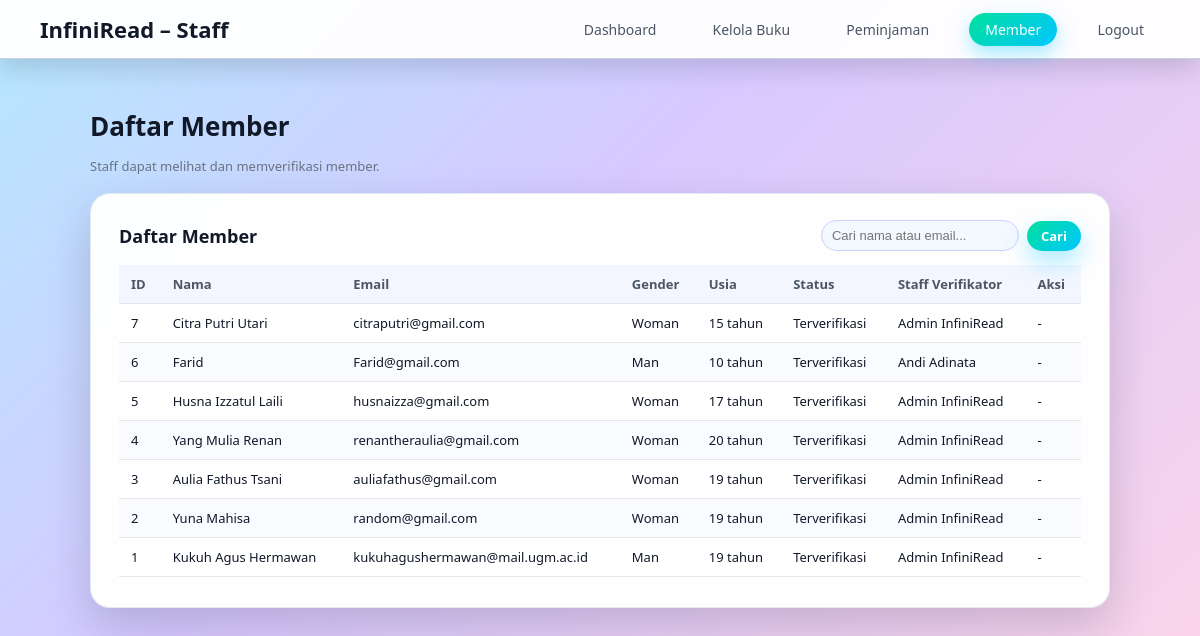
Screenshot of /frontend/pages/staff/members.php (signed in) with the database file from the repository.
### tables this page shows
CREATE TABLE `member` (
  `Mem_ID` int(11) NOT NULL,
  `Full_Name` varchar(100) NOT NULL,
  `Gender` enum('Man','Woman') NOT NULL,
  `Date_of_Birth` date NOT NULL,
  `Email` varchar(50) NOT NULL,
  `Password` varchar(255) NOT NULL,
  `City_ID` int(11) NOT NULL,
  `Staff_ID` int(11) NOT NULL,
  `Is_Verified` tinyint(1) NOT NULL DEFAULT 0
);

CREATE TABLE `staff` (
  `Staff_ID` int(11) NOT NULL,
  `Staff_Name` varchar(100) NOT NULL,
  `Position` varchar(50) NOT NULL,
  `Email` varchar(100) NOT NULL,
  `Password` varchar(255) NOT NULL DEFAULT 'masuk123'
);

### backend/models/Member.php (called while the page is built, shortened)
<?php
class Member
{
public static function all($mysqli) {
    $sql = "
        SELECT m.Mem_ID, m.Full_Name, m.Email, m.Gender,
               m.Is_Verified, m.Date_of_Birth,
               s.Staff_Name
        FROM member m
        LEFT JOIN staff s ON m.Staff_ID = s.Staff_ID
        ORDER BY m.Mem_ID DESC
    ";
    $result = $mysqli->query($sql);
    return $result;
}
}

### frontend/pages/staff/members.php (the view, shortened to what this page needs)
<?php
require_once __DIR__ . '/../../../backend/middleware/AuthMiddleware.php';
require_once __DIR__ . '/../../../backend/models/Member.php';
$keyword = trim($_GET['q'] ?? '');
if ($keyword !== '') {
    $like = '%' . $keyword . '%';
    $stmt = $mysqli->prepare("
        SELECT
            m.*,
            s.Staff_Name
        FROM member m
        LEFT JOIN staff s ON m.Staff_ID = s.Staff_ID
        WHERE m.Full_Name LIKE ?
           OR m.Email     LIKE ?
        ORDER BY m.Mem_ID ASC
    ");
    $stmt->bind_param('ss', $like, $like);
    $stmt->execute();
    $rows = $stmt->get_result()->fetch_all(MYSQLI_ASSOC);
    $stmt->close();
} else {
    $rows = Member::all($mysqli);
}
?>
<!DOCTYPE html>
<html lang="id">
<head>
  <link rel="stylesheet" href="/frontend/assets/css/global.css">
  <link rel="stylesheet" href="/frontend/assets/css/dashboard.css">
</head>
<body>
<?php include __DIR__ . '/../../components/navbar_staff.php'; ?>
<div class="page-wrap">
  <h1 class="page-title">Daftar Member</h1>
  <p class="subtitle">Staff dapat melihat dan memverifikasi member.</p>
  <div class="card">
    <div class="table-header">
      <div class="table-title">Daftar Member</div>
      <form method="get" class="search-box">
        <input
          type="text"
          name="q"
          class="search-input"
          placeholder="Cari nama atau email..."
          value="<?= htmlspecialchars($keyword) ?>"
        >
        <button type="submit" class="btn-primary">Cari</button>
      </form>
    </div>
    <table class="data-table">
      <thead>
        <tr>
          <th>ID</th>
          <th>Nama</th>
          <th>Email</th>
          <th>Gender</th>
          <th>Usia</th>
          <th>Status</th>
          <th>Staff Verifikator</th>
          <th>Aksi</th>
        </tr>
      </thead>
      <tbody>
      <?php foreach ($rows as $m): ?>
        <?php
          $ageText = '-';
          if (!empty($m['Date_of_Birth'])) {
              try {
                  $dob   = new DateTime($m['Date_of_Birth']);
                  $today = new DateTime();
                  $age   = $today->diff($dob)->y;
                  $ageText = $age . ' tahun';
              } catch (Exception $e) {
                  $ageText = '-';
              }
          }
          $statusText = ((int)$m['Is_Verified'] === 1) ? 'Terverifikasi' : 'Menunggu';
        ?>
        <tr>
          <td><?= (int)$m['Mem_ID'] ?></td>
          <td><?= htmlspecialchars($m['Full_Name']) ?></td>
          <td><?= htmlspecialchars($m['Email']) ?></td>
          <td><?= htmlspecialchars($m['Gender']) ?></td>
          <td><?= htmlspecialchars($ageText) ?></td>
          <td><?= $statusText ?></td>
          <td><?= htmlspecialchars($m['Staff_Name'] ?? '-') ?></td>
          <td>
            <?php if ((int)$m['Is_Verified'] !== 1): ?>
              <form action="verify_member.php" method="post" style="display:inline;">
                <input type="hidden" name="mem_id" value="<?= (int)$m['Mem_ID'] ?>">
                <button class="btn-primary" type="submit">Verifikasi</button>
              </form>
            <?php else: ?>
              -
            <?php endif; ?>
          </td>
        </tr>
      <?php endforeach; ?>
      </tbody>
    </table>
  </div>
</div>
</body>
</html>

### frontend/assets/css/global.css (style rules this page uses)
* { box-sizing: border-box; }
html, body { margin: 0; padding: 0; min-height: 100vh; }
body { font-family: "Poppins", system-ui, sans-serif; background: linear-gradient(135deg, #b5e8ff, #d7c9ff 40%, #ffd6e8); color: #1f2933; }
button { font-family: inherit; }
.page-wrap { padding: 32px 40px 40px; max-width: 1200px; margin: 0 auto; }
.page-title { font-size: 26px; font-weight: 700; margin-bottom: 4px; color: #111827; }
.subtitle { font-size: 13px; color: #6b7280; margin-bottom: 18px; }

### frontend/assets/css/dashboard.css (style rules this page uses)
.page-wrap { padding: 32px 40px 40px; max-width: 1100px; margin: 0 auto; }

### frontend/pages/staff/members.php (style rules this page uses)
.card { background: rgba(255,255,255,0.97); border-radius: 20px; padding: 26px 28px 30px; box-shadow: 0 18px 45px rgba(15,23,42,0.18); border: 1px solid rgba(226,232,240,0.9); margin-top: 10px; }
.table-header { display: flex; justify-content: space-between; align-items: center; margin-bottom: 14px; }
.table-title { font-size: 18px; font-weight: 600; color: #111827; }
.search-box { display: flex; gap: 8px; align-items: center; }
.search-input { padding: 7px 10px; border-radius: 999px; border: 1px solid #c7d2fe; font-size: 13px; background: #f4f8ff; outline: none; }
.data-table { width: 100%; border-collapse: collapse; font-size: 13px; }
.data-table th { background: #f3f6ff; padding: 10px 12px; font-weight: 600; color: #4b5563; border-bottom: 1px solid #e5e7eb; text-align: left; white-space: nowrap; }
.data-table td { padding: 10px 12px; border-bottom: 1px solid #e5e7eb; background: #fff; color: #111827; vertical-align: middle; }
.data-table tr:nth-child(even) td { background: #f9fbff; }
.btn-primary { background: linear-gradient(135deg,#00e09e,#00c6ff); border: none; color: #fff; padding: 6px 14px; border-radius: 999px; cursor: pointer; font-size: 13px; font-weight: 600; box-shadow: 0 10px 25px rgba(0,198,255,0.35); transition: 0.15s; }

### rows the page displays
member: Mem_ID "7", Full_Name "Citra Putri Utari", Email "citraputri@gmail.com", Gender "Woman", Date_of_Birth "15 tahun", Is_Verified "Terverifikasi", Staff_ID.Staff_Name "Admin InfiniRead"
member: Mem_ID "6", Full_Name "Farid", Email "Farid@gmail.com", Gender "Man", Date_of_Birth "10 tahun", Is_Verified "Terverifikasi", Staff_ID.Staff_Name "Andi Adinata"
member: Mem_ID "5", Full_Name "Husna Izzatul Laili", Email "husnaizza@gmail.com", Gender "Woman", Date_of_Birth "17 tahun", Is_Verified "Terverifikasi", Staff_ID.Staff_Name "Admin InfiniRead"
member: Mem_ID "4", Full_Name "Yang Mulia Renan", Email "renantheraulia@gmail.com", Gender "Woman", Date_of_Birth "20 tahun", Is_Verified "Terverifikasi", Staff_ID.Staff_Name "Admin InfiniRead"
member: Mem_ID "3", Full_Name "Aulia Fathus Tsani", Email "auliafathus@gmail.com", Gender "Woman", Date_of_Birth "19 tahun", Is_Verified "Terverifikasi", Staff_ID.Staff_Name "Admin InfiniRead"
member: Mem_ID "2", Full_Name "Yuna Mahisa", Email "random@gmail.com", Gender "Woman", Date_of_Birth "19 tahun", Is_Verified "Terverifikasi", Staff_ID.Staff_Name "Admin InfiniRead"
member: Mem_ID "1", Full_Name "Kukuh Agus Hermawan", Email "kukuhagushermawan@mail.ugm.ac.id", Gender "Man", Date_of_Birth "19 tahun", Is_Verified "Terverifikasi", Staff_ID.Staff_Name "Admin InfiniRead"
